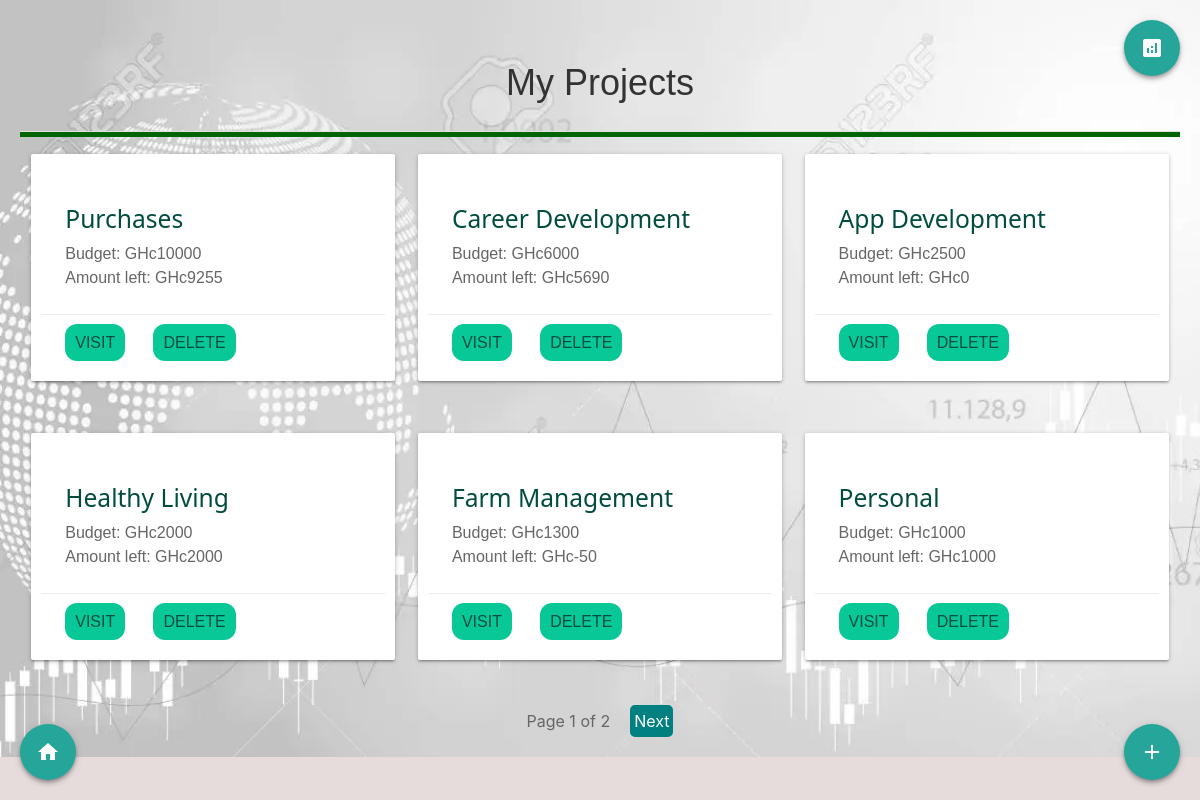
Page /budget/projects/ (signed in) on the committed database.
### budgetApp/models.py (models this page shows, shortened)
class Project(models.Model):
    name = models.CharField(max_length=100)
    slug = models.SlugField(max_length=100, unique=True, blank=True)
    budget = models.PositiveIntegerField(validators=[MaxValueValidator(999999)])
    income_source = models.ForeignKey(Income, on_delete=models.CASCADE, related_name='projects', null=True, blank=True)
    def get_left(self):
        total_expenses = self.expenses.aggregate(models.Sum('amount'))['amount__sum'] or 0
        return self.budget - total_expenses

### budgetApp/views.py (the view)
# urls.py: path('budget/projects/', views.project_list, name='list'),
@login_required
def project_list(request):
    project_list = Project.objects.filter().order_by('-budget')
    paginator = Paginator(project_list,6)  # Create a Paginator object with 6 projects per page.
    page = request.GET.get('page')  # Retrieve the page number from the GET request parameters.
    try:
        project_list = paginator.page(page)  # Retrieve the corresponding page of projects.
    except PageNotAnInteger:
        project_list = paginator.page(1)  # If page is not an integer, deliver the first page.
    except EmptyPage:
        project_list = paginator.page(paginator.num_pages)  # If page is out of range (e.g. 9999), deliver the last page of results.
    return render(request, 'budget/project-list.html', {'project_list':project_list})

### budgetApp/templates/budget/project-list.html (shortened to what this page needs)
{% extends 'budget/base.html' %}
{% load static %}
{% block content %}
<div class="container">
    <a href="{% url 'reports' %}"
        class="btn-floating btn-large waves-effect waves-light teal lighten-1 right hoverable roundede z-depth-2"
        style="position: fixed; top: 20px; right: 20px;"><i class="material-icons">analytics</i></a>
    <h2 class="center-align" style="font-family: Arial, sans-serif; color: #333; font-size: 36px; line-height: 1.5;">My Projects</h2>
    <hr class="divider">
    <div class="row" style="margin-top: 40px;">
        {% for project in project_list %}
        <div class="col s12 m6 l4" style="margin-bottom: 30px;">
            <div class="card hoverable" style="padding: 10px; ">
                <div class="card-content">
                    <span class="card-title teal-text text-darken-4" style="font-family: 'Segoe UI', Tahoma, Geneva, Verdana, sans-serif; color: #333; font-size: 24px;"><b><h5>{{ project.name }}</h5></b></span>
                    <p style="font-family: Arial, sans-serif; color: #666; font-size: 16px;">Budget: GHc{{ project.budget }}</p>
                    <p style="font-family: Arial, sans-serif; color: #666; font-size: 16px;">Amount left: GHc{{ project.get_left }}</p>
                </div>
                <div class="card-action">
                    <a href="{% url 'detail' project.slug %}" class="teal-text text-darken-4" style="font-family: Arial, sans-serif; color: #333; font-size: 16px;">Visit</a>
                    <a href="{% url 'delete' project.slug %}" class="teal-text text-darken-4" style="font-family: Arial, sans-serif; color: #333; font-size: 16px;">Delete</a>
                </div>
            </div>
        </div>
        {% empty %}
        <div class="col s12 center-align" style="margin-top: 60px;">
            <h3 class="grey-text" style="font-family: Arial, sans-serif; color: #333; font-size: 24px; line-height: 1.5;">
                Sorry, you don't have any projects yet
            </h3>
        </div>
        {% endfor %}
    </div>
    <div class="row" style="margin-top: 40px;">
        <div class="col s12">
            {% include "budget/paginator.html" with page=project_list %}
        </div>
    </div>
    <a href="{% url 'homepage' %}"
        class="btn-floating btn-large waves-effect waves-light teal lighten-1 right hoverable rounded z-depth-2"
        style="position: fixed; bottom: 20px; left: 20px;"><i class="material-icons">home</i></a>
    <a href="{% url 'add' %}" class="btn-floating btn-large waves-effect waves-light teal lighten-1 right hoverable roundede z-depth-2"
        style="position: fixed; bottom: 20px; right: 20px;"><i class="material-icons">add</i></a>
</div>
{% endblock %}

### budgetApp/static/css/styles.css (style rules this page uses)
html { font-family: 'Montserrat'; background-color: #e6dcdc; }
.row { margin: 0px !important; }
.card-action { background-color: #9e9e9e; }
.card-action a { background-color: #09c898; color: #fff; padding: 10px; border-radius: 12px; font-size: 7px; text-decoration: none; transition: all 1.5s ease-in-out; }
.divider { border-color: darkgreen; border-style: 5px solid; border-width: 0 0 5px 0; margin: 10px 0; }

### rows in the picture
Project: name "Purchases", budget "10000", get_left "9255"
Project: name "Career Development", budget "6000", get_left "5690"
Project: name "App Development", budget "2500", get_left "0"
Project: name "Healthy Living", budget "2000", get_left "2000"
Project: name "Farm Management", budget "1300", get_left "-50"
Project: name "Personal", budget "1000", get_left "1000"

### other values in the picture
{{ page.number }} "1"
{{ page.paginator.num_pages }} "2"
